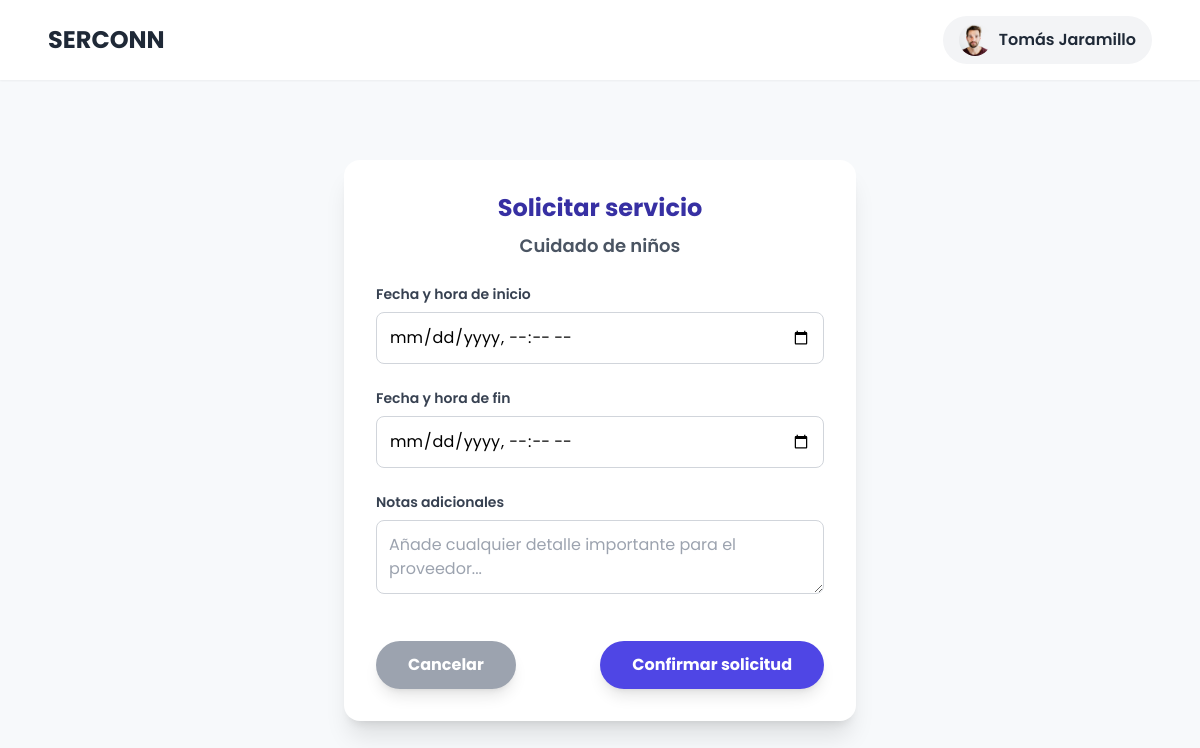
The page /interactions/booking/create/2/4/ (signed in) on the database its author committed.
### accounts/models.py (models this page shows, shortened)
class User(AbstractUser):
    @property
    def is_service_provider(self):
        return self.user_role == "service_provider"
    username = None
    email = models.EmailField(unique=True)
    ROLE_CHOICES = (
        ('service_seeker', 'Cliente'),
        ('service_provider', 'Proveedor'),
    )
    user_role = models.CharField(max_length=20, choices=ROLE_CHOICES)
    CITY_CHOICES = (
        ('medellin', 'Medellin'),
        ('envigado', 'Envigado'),
        ('bello', 'Bello'),
        ('sabaneta', 'Sabaneta'),
        ('itagui', 'Itagui'),
        ('la_estrella', 'La Estrella'),
        ('caldas', 'Caldas'),
        ('copacabana', 'Copacabana'),
        ('girardota', 'Girardota'),
        ('barbosa', 'Barbosa'),
    )
    user_city = models.CharField(max_length=20, choices=CITY_CHOICES)
    VERIFICATION_CHOICES = (
        ('verificado', 'Verificado'),
        ('no_verificado', 'No Verificado'),
    )
    user_verification = models.CharField(max_length=20, choices=VERIFICATION_CHOICES, default='no_verificado')
    user_birthdate = models.DateField(blank=False, null= False)
    user_phone = models.CharField(max_length=20, blank=False, null=False)
    user_address = models.CharField(max_length=100, blank=False, null=False)
    user_picture = models.ImageField(upload_to='profiles/', blank=True, null=True)
    user_score = models.FloatField(default=5.0, blank=True, null=True)
    USERNAME_FIELD = "email"
    REQUIRED_FIELDS = []

### searching/models.py (models this page shows)
class Service(models.Model):
    provider = models.ForeignKey(ServiceProvider, on_delete=models.CASCADE, related_name="services")
    category = models.ForeignKey(ServiceCategory, on_delete=models.SET_NULL, null=True, blank=True)
    name = models.CharField(max_length=200)
    description = models.TextField()
    rate = models.DecimalField(max_digits=10, decimal_places=2)

### interactions/views.py (the view, shortened to what this page needs)
# urls.py: path('booking/create/<int:chat_id>/<int:service_id>/', views.create_booking, name='create_booking'),
@login_required
def create_booking(request, chat_id, service_id):
    chat = get_object_or_404(Chat, id=chat_id)
    service = get_object_or_404(Service, id=service_id)
    return render(request, 'booking_form.html', {'chat': chat, 'service': service})

### interactions/context_processors.py (called while the page is built)
def unread_notifications_count(request):
    if request.user.is_authenticated:
        count = Notification.objects.filter(recipient=request.user, is_read=False).count()
        return {'unread_notifications': count}
    return {'unread_notifications': 0}

### interactions/templates/booking_form.html (shortened to what this page needs)
<!DOCTYPE html>
<html lang="es">
<head>
    <script src="https://cdn.tailwindcss.com"></script>
</head>
<body class="flex flex-col min-h-screen">
    <header class="bg-white shadow-sm py-4 px-6 md:px-12 flex justify-between items-center sticky top-0 z-50">
        {% if user.is_authenticated %}
            {% if user.is_service_provider %}
                <h1 class="text-2xl font-bold text-gray-800">
                    <a href="{% url 'profile' %}">SERCONN</a>
                </h1>
            {% else %}
                <h1 class="text-2xl font-bold text-gray-800">
                    <a href="{% url 'service_search' %}">SERCONN</a>
                </h1>
            {% endif %}
        {% else %}
            <h1 class="text-2xl font-bold text-gray-800">
                <a href="{% url 'login' %}">SERCONN</a>
            </h1>
        {% endif %}
        <nav>
            {% if user.is_authenticated %}
                <div class="relative">
                    <button id="profile-menu-btn" class="flex items-center gap-2 bg-gray-100 hover:bg-gray-200 text-gray-800 font-semibold py-2 px-4 rounded-full transition-colors duration-300">
                        {% if user.user_picture %}
                            <img src="{{ user.user_picture.url }}" alt="Perfil" class="w-8 h-8 rounded-full object-cover">
                        {% else %}
                            <span class="w-8 h-8 rounded-full bg-gray-300 flex items-center justify-center font-bold">{{ user.username|slice:":1" }}</span>
                        {% endif %}
                        {{ user.get_full_name|default:user.username }}
                    </button>
                </div>
            {% endif %}
        </nav>
    </header>
    <main class="container mx-auto px-4 py-8 md:py-12 flex-grow flex items-center justify-center">
        <div class="bg-white p-8 rounded-2xl shadow-xl w-full max-w-lg">
            <h1 class="text-2xl font-bold text-center text-indigo-800 mb-2">Solicitar servicio</h1>
            <p class="text-center text-gray-600 font-semibold text-lg mb-6">{{ service.name }}</p>
            <form action="{% url 'create_booking' chat.id service.id %}" method="post" class="space-y-6">
                <div>
                    <label for="start_time" class="block text-sm font-semibold text-gray-700 mb-2">Fecha y hora de inicio</label>
                    <input type="datetime-local" name="start_time" id="start_time" required class="w-full p-3 border border-gray-300 rounded-lg focus:ring-2 focus:ring-indigo-500">
                </div>
                <div>
                    <label for="end_time" class="block text-sm font-semibold text-gray-700 mb-2">Fecha y hora de fin</label>
                    <input type="datetime-local" name="end_time" id="end_time" required class="w-full p-3 border border-gray-300 rounded-lg focus:ring-2 focus:ring-indigo-500">
                </div>
                <div>
                    <label for="notes" class="block text-sm font-semibold text-gray-700 mb-2">Notas adicionales</label>
                    <textarea name="notes" id="notes" class="w-full p-3 border border-gray-300 rounded-lg focus:ring-2 focus:ring-indigo-500" placeholder="Añade cualquier detalle importante para el proveedor..."></textarea>
                </div>
                <div class="flex justify-between items-center pt-4">
                    <a href="{% url 'chat_view' chat.id %}" class="bg-gray-400 hover:bg-gray-500 text-white font-bold py-3 px-8 rounded-full shadow-lg transition-colors duration-300">Cancelar</a>
                    <button type="submit" class="bg-indigo-600 hover:bg-indigo-700 text-white font-bold py-3 px-8 rounded-full shadow-lg transition-colors duration-300">Confirmar solicitud</button>
                </div>
            </form>
        </div>
    </main>
</body>
</html>

### interactions/templates/booking_form.html (style rules this page uses)
body { font-family: 'Poppins', sans-serif; background-color: #f7f9fb; }

### rows shown on the page
User: user_picture (picture), get_full_name "Tomás Jaramillo"
Service: name "Cuidado de niños"
